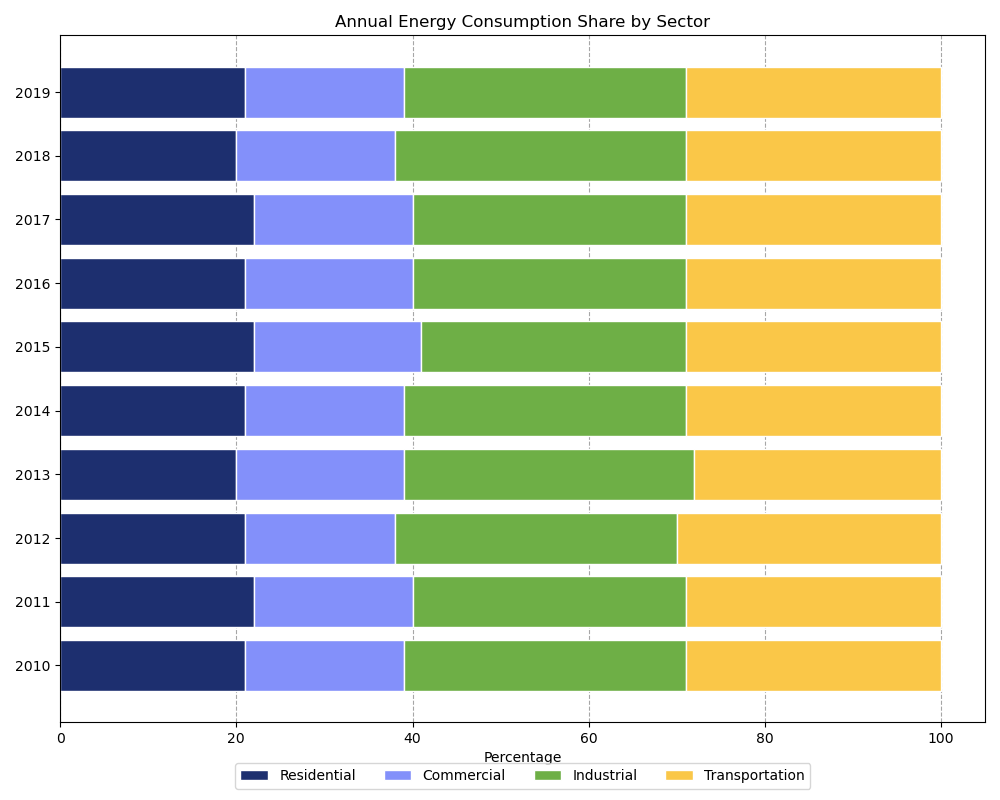

This figure's Python source:

import matplotlib.pyplot as plt
import pandas as pd

# Creating DataFrame from the provided dataset
data = {
    'Sector': ['2010', '2011', '2012', '2013', '2014', '2015', '2016', '2017', '2018', '2019'],
    'Residential': [21, 22, 21, 20, 21, 22, 21, 22, 20, 21],
    'Commercial': [18, 18, 17, 19, 18, 19, 19, 18, 18, 18],
    'Industrial': [32, 31, 32, 33, 32, 30, 31, 31, 33, 32],
    'Transportation': [29, 29, 30, 28, 29, 29, 29, 29, 29, 29]
}

df = pd.DataFrame(data)
df.set_index('Sector', inplace=True)

# Calculating percentage for each category
df_percentage = df.divide(df.sum(axis=1), axis=0) * 100

# Plotting
fig, ax = plt.subplots(figsize=(10, 8))

colors = ['#1D2F6F', '#8390FA', '#6EAF46', '#FAC748']

# Stacking bars horizontally
bottoms = [0] * len(df_percentage)
for i, col in enumerate(df_percentage.columns):
    ax.barh(df_percentage.index, df_percentage[col], left=bottoms, color=colors[i], edgecolor='white', height=0.8)
    bottoms = bottoms + df_percentage[col].values

# Customizing the plot
ax.set_xlabel('Percentage')
ax.set_title('Annual Energy Consumption Share by Sector')
ax.legend(df_percentage.columns, loc='upper center', bbox_to_anchor=(0.5, -0.05), ncol=len(df_percentage.columns))

# Show the grid behind the bars
ax.set_axisbelow(True)
ax.xaxis.grid(True, color='gray', linestyle='dashed', alpha=0.7)

plt.tight_layout()
plt.show()
